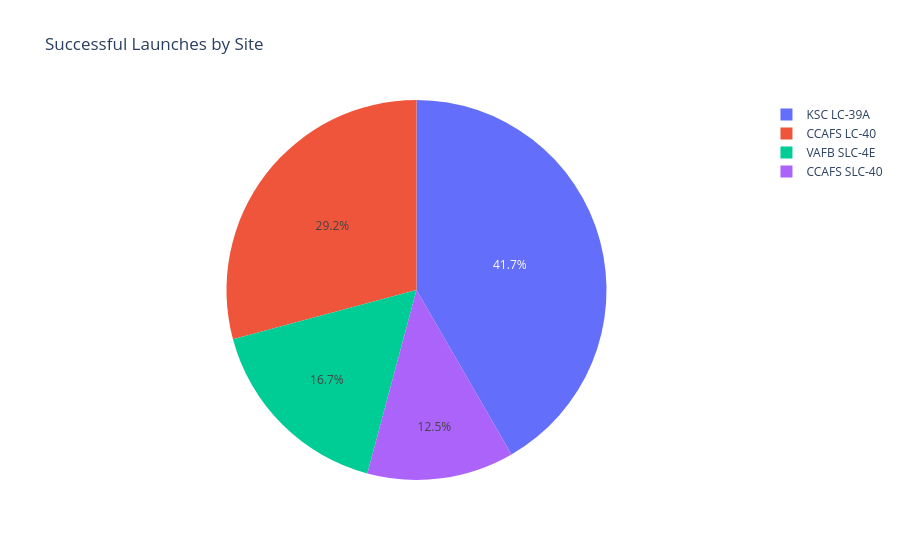
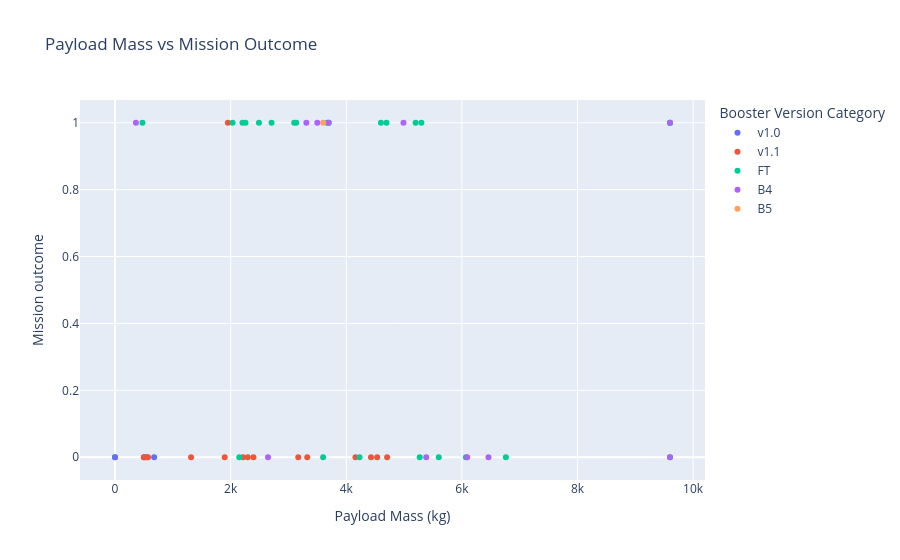

Notebook code for these charts, in order:
### Code cell
# 14. Gráficos estilo dashboard: pizza por local e dispersão por payload
# Estes gráficos estáticos são evidências rápidas; o dashboard interativo é gerado na célula seguinte.
site_counts = df.groupby(site_col)[class_col].sum().sort_values(ascending=False)
fig = px.pie(values=site_counts.values, names=site_counts.index, title="Successful Launches by Site")
fig.write_image(str(OUT/"10_dashboard_successful_launches_pie.png")) if False else fig.write_html(str(OUT/"10_dashboard_successful_launches_pie.html"))
fig.show()

fig = px.scatter(df, x=payload_col, y=class_col, color=booster_col if booster_col else site_col,
                 hover_data=[site_col], title="Payload Mass vs Mission Outcome",
                 labels={payload_col:"Payload Mass (kg)", class_col:"Mission outcome"})
fig.write_html(str(OUT/"11_dashboard_payload_outcome_scatter.html"))
fig.show()
print("Gráficos interativos salvos como HTML em", OUT.resolve())

### Figure 1 — Plotly figure (JSON) as saved in the notebook; plotly's stock layout.template omitted (floating-point values rounded to 4 significant figures)
{"data": [{"domain": {"x": [0, 1], "y": [0, 1]}, "hovertemplate": "label=%{label}<br>value=%{value}<extra></extra>", "labels": ["KSC LC-39A", "CCAFS LC-40", "VAFB SLC-4E", "CCAFS SLC-40"], "legendgroup": "", "name": "", "showlegend": true, "type": "pie", "values": [10, 7, 4, 3]}], "layout": {"legend": {"tracegroupgap": 0}, "title": {"text": "Successful Launches by Site"}}}

### Figure 2 — Plotly figure (JSON) as saved in the notebook; plotly's stock layout.template omitted (floating-point values rounded to 4 significant figures)
{"data": [{"customdata": [["CCAFS LC-40"], ["CCAFS LC-40"], ["CCAFS LC-40"], ["CCAFS LC-40"], ["CCAFS LC-40"]], "hovertemplate": "Booster Version Category=v1.0<br>Payload Mass (kg)=%{x}<br>Mission outcome=%{y}<br>Launch Site=%{customdata[0]}<extra></extra>", "legendgroup": "v1.0", "marker": {"color": "#636efa", "symbol": "circle"}, "mode": "markers", "name": "v1.0", "orientation": "v", "showlegend": true, "type": "scatter", "x": [0.0, 0.0, 525.0, 500.0, 677.0], "xaxis": "x", "y": [0, 0, 0, 0, 0], "yaxis": "y"}, {"customdata": [["CCAFS LC-40"], ["CCAFS LC-40"], ["CCAFS LC-40"], ["CCAFS LC-40"], ["CCAFS LC-40"], ["CCAFS LC-40"], ["CCAFS LC-40"], ["CCAFS LC-40"], ["CCAFS LC-40"], ["CCAFS LC-40"], ["CCAFS LC-40"], ["CCAFS LC-40"], ["CCAFS LC-40"], ["VAFB SLC-4E"], ["VAFB SLC-4E"]], "hovertemplate": "Booster Version Category=v1.1<br>Payload Mass (kg)=%{x}<br>Mission outcome=%{y}<br>Launch Site=%{customdata[0]}<extra></extra>", "legendgroup": "v1.1", "marker": {"color": "#EF553B", "symbol": "circle"}, "mode": "markers", "name": "v1.1", "orientation": "v", "showlegend": true, "type": "scatter", "x": [3170.0, 3325.0, 2296.0, 1316.0, 4535.0, 4428.0, 2216.0, 2395.0, 570.0, 4159.0, 1898.0, 4707.0, 1952.0, 500.0, 553.0], "xaxis": "x", "y": [0, 0, 0, 0, 0, 0, 0, 0, 0, 0, 0, 0, 1, 0, 0], "yaxis": "y"}, {"customdata": [["CCAFS LC-40"], ["CCAFS LC-40"], ["CCAFS LC-40"], ["CCAFS LC-40"], ["CCAFS LC-40"], ["CCAFS LC-40"], ["CCAFS LC-40"], ["CCAFS LC-40"], ["VAFB SLC-4E"], ["VAFB SLC-4E"], ["VAFB SLC-4E"], ["VAFB SLC-4E"], ["VAFB SLC-4E"], ["KSC LC-39A"], ["KSC LC-39A"], ["KSC LC-39A"], ["KSC LC-39A"], ["KSC LC-39A"], ["KSC LC-39A"], ["KSC LC-39A"], ["KSC LC-39A"], ["KSC LC-39A"], ["CCAFS SLC-40"], ["CCAFS SLC-40"]], "hovertemplate": "Booster Version Category=FT<br>Payload Mass (kg)=%{x}<br>Mission outcome=%{y}<br>Launch Site=%{customdata[0]}<extra></extra>", "legendgroup": "FT", "marker": {"color": "#00cc96", "symbol": "circle"}, "mode": "markers", "name": "FT", "orientation": "v", "showlegend": true, "type": "scatter", "x": [2034.0, 5271.0, 3136.0, 4696.0, 3100.0, 3600.0, 2257.0, 4600.0, 9600.0, 9600.0, 475.0, 9600.0, 2150.0, 2490.0, 5600.0, 5300.0, 3697.0, 6070.0, 2708.0, 3669.0, 6761.0, 5200.0, 2205.0, 4230.0], "xaxis": "x", "y": [1, 0, 1, 1, 1, 0, 1, 1, 1, 1, 1, 0, 0, 1, 0, 1, 1, 0, 1, 1, 0, 1, 1, 0], "yaxis": "y"}, {"customdata": [["VAFB SLC-4E"], ["VAFB SLC-4E"], ["VAFB SLC-4E"], ["KSC LC-39A"], ["KSC LC-39A"], ["KSC LC-39A"], ["CCAFS SLC-40"], ["CCAFS SLC-40"], ["CCAFS SLC-40"], ["CCAFS SLC-40"], ["CCAFS SLC-40"]], "hovertemplate": "Booster Version Category=B4<br>Payload Mass (kg)=%{x}<br>Mission outcome=%{y}<br>Launch Site=%{customdata[0]}<extra></extra>", "legendgroup": "B4", "marker": {"color": "#ab63fa", "symbol": "circle"}, "mode": "markers", "name": "B4", "orientation": "v", "showlegend": true, "type": "scatter", "x": [9600.0, 9600.0, 6460.0, 3310.0, 4990.0, 3500.0, 3697.0, 6092.0, 2647.0, 362.0, 5384.0], "xaxis": "x", "y": [1, 0, 0, 1, 1, 1, 1, 0, 0, 1, 0], "yaxis": "y"}, {"customdata": [["KSC LC-39A"]], "hovertemplate": "Booster Version Category=B5<br>Payload Mass (kg)=%{x}<br>Mission outcome=%{y}<br>Launch Site=%{customdata[0]}<extra></extra>", "legendgroup": "B5", "marker": {"color": "#FFA15A", "symbol": "circle"}, "mode": "markers", "name": "B5", "orientation": "v", "showlegend": true, "type": "scatter", "x": [3600.0], "xaxis": "x", "y": [1], "yaxis": "y"}], "layout": {"legend": {"title": {"text": "Booster Version Category"}, "tracegroupgap": 0}, "title": {"text": "Payload Mass vs Mission Outcome"}, "xaxis": {"anchor": "y", "domain": [0, 1], "title": {"text": "Payload Mass (kg)"}}, "yaxis": {"anchor": "x", "domain": [0, 1], "title": {"text": "Mission outcome"}}}}
